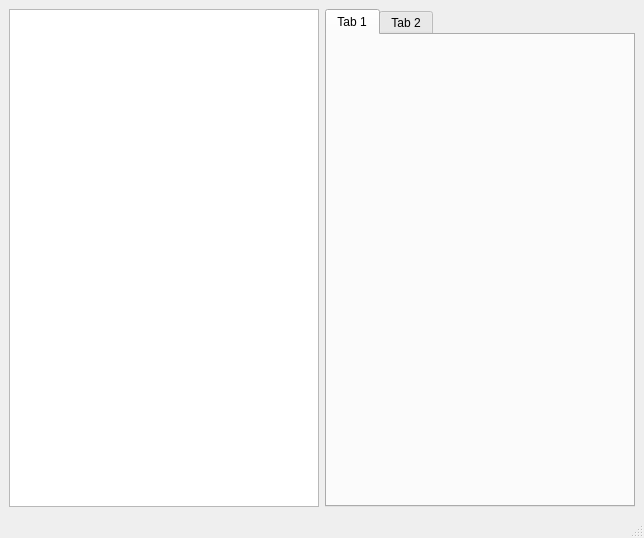
<?xml version="1.0" encoding="UTF-8"?>
<ui version="4.0">
 <class>MainWindow</class>
 <widget class="QMainWindow" name="MainWindow">
  <property name="geometry">
   <rect>
    <x>0</x>
    <y>0</y>
    <width>644</width>
    <height>538</height>
   </rect>
  </property>
  <property name="windowTitle">
   <string>MainWindow</string>
  </property>
  <widget class="QWidget" name="centralwidget">
   <layout class="QVBoxLayout" name="verticalLayout">
    <item>
     <layout class="QGridLayout" name="gridLayout">
      <item row="0" column="0">
       <widget class="QListWidget" name="listWidget"/>
      </item>
      <item row="0" column="1">
       <widget class="QTabWidget" name="tabWidget">
        <widget class="QWidget" name="tab">
         <attribute name="title">
          <string>Tab 1</string>
         </attribute>
        </widget>
        <widget class="QWidget" name="tab_2">
         <attribute name="title">
          <string>Tab 2</string>
         </attribute>
        </widget>
       </widget>
      </item>
     </layout>
    </item>
   </layout>
  </widget>
  <widget class="QMenuBar" name="menubar">
   <property name="geometry">
    <rect>
     <x>0</x>
     <y>0</y>
     <width>644</width>
     <height>23</height>
    </rect>
   </property>
  </widget>
  <widget class="QStatusBar" name="statusbar"/>
 </widget>
 <resources/>
 <connections/>
</ui>
